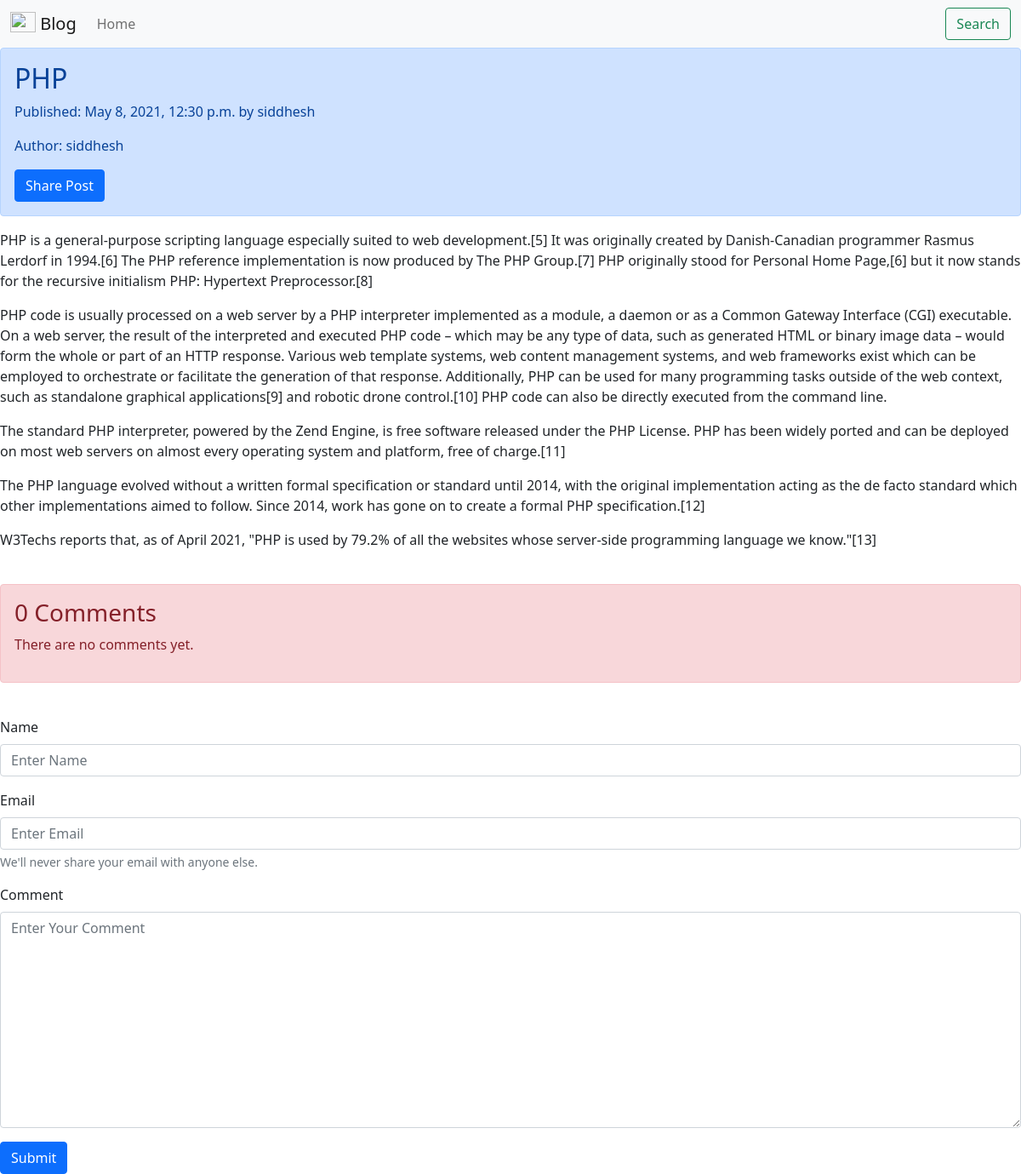
Page /blog/2021/5/8/php/ on the committed database.
### blog/models.py (models this page shows, shortened)
class Post(models.Model):
    title = models.CharField(max_length=250)
    slug = models.SlugField(max_length=250, unique_for_date='publish')
    author = models.ForeignKey(User, on_delete=models.CASCADE, related_name='blog_posts')
    body = models.TextField()
    publish = models.DateTimeField(default=timezone.now)
    created = models.DateTimeField(auto_now_add=True)
    STATUS_CHOICES = (
        ('draft', 'Draft'),
        ('published', 'Published'),
    )
    status = models.CharField(max_length=10, choices=STATUS_CHOICES, default='draft')
    class Meta:
        ordering = ['-publish']

### blog/views.py (the view, shortened to what this page needs)
# urls.py: path('<int:year>/<int:month>/<int:day>/<slug:post>/', PostDetailView.as_view(), name='post_detail'),
class PostDetailView(DetailView, FormMixin):
    model = Post
    template_name = 'detail.html'
    context_object_name = 'post_detail'
    form_class = CommentForm  # this is for FormMixin
    def get_object(self):
        post = self.kwargs['post']
        status = 'published'
        year = self.kwargs['year']
        month = self.kwargs['month']
        day = self.kwargs['day']
        obj = get_object_or_404(Post, slug=post,
                                status=status,
                                publish__year=year,
                                publish__month=month,
                                publish__day=day)
        return obj
    def get_context_data(self, **kwargs):
        context = super().get_context_data(**kwargs)
        context['form'] = self.get_form()
        comments = self.get_object().comments.filter(active=True)
        context['comments'] = comments
        return context

### blog/form.py
class CommentForm(forms.ModelForm):
    name=forms.CharField(widget=forms.TextInput(
        attrs={
            'class': 'form-control',
            'placeholder': 'Enter Name '
        }
    ))
    email=forms.EmailField(widget=forms.TextInput(
        attrs={
            'class': 'form-control',
            'placeholder': 'Enter Email '
        }
    ))
    body=forms.CharField(widget=forms.Textarea(
        attrs={
            'class': 'form-control',
            'placeholder': 'Enter Your Comment '
        }
    ))
    class Meta:
        model = Comment
        fields = ('name','email','body')

### templates/detail.html (shortened to what this page needs)
{% extends 'base.html' %}
{% block heading_block %}
    <h2>{{ post_detail.title }}</h2>
    <p>Published: {{ post_detail.publish }} by {{ post_detail.author }}</p>
    <p>Author: {{ post_detail.author }}</p>
    <a class="btn btn-primary" href="{% url 'blog:email_form' post_detail.id %}">Share Post</a>
{% endblock %}
{% block body_block %}
    {{ post_detail.body|linebreaks }}
    {% if not comments %}
        <div class="alert alert-danger" role="alert">
          <h3>0 Comments</h3>
            <p>There are no comments yet.</p>
        </div>
    {% endif %}
    <form method="POST">
        <div class="mb-3">
            <label for="name" class="form-label">Name</label>
            {{ form.name }}
        </div>
        <div class="mb-3">
            <label for="email" class="form-label">Email</label>
            {{ form.email }}
            <div id="emailHelp" class="form-text">We'll never share your email with anyone else.</div>
        </div>
        <div class="mb-3">
            <label for="body" class="form-label">Comment</label>
            {{ form.body }}
        </div>
        <input class="btn btn-primary" type="submit" target='_blank' value="Submit">
    </form>
{% endblock %}

### rows in the picture
Post: title "PHP", publish "May 8, 2021, 12:30 p.m.", author "siddhesh", body "PHP is a general-purpose scripting language especially suited to web development.[5] It was originally created by Danish-Canadian programmer Rasmus Lerdorf in 1994.[6] The PHP reference implementation is now produced by The PHP Group.[7] PHP originally stood for Personal Home Page,[6] but it now stands for the recursive initialism PHP: Hypertext Preprocessor.[8] PHP code is usually processed on a web server by a PHP interpreter implemented as a module, a daemon or as a Common Gateway Interface (CGI) executable. On a web server, the result of the interpreted and executed PHP code – which may be any type of data, such as generated HTML or binary image data – would form the whole or part of an…"
